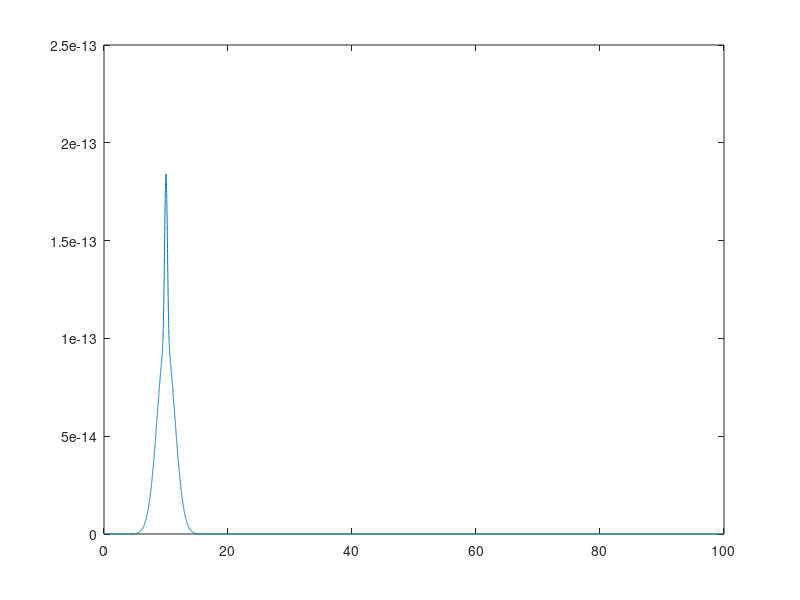

Source code (MATLAB): (Note: this script raises an error after producing the figure.)
clear
close all
config = jsondecode(fileread("config.json"));

sample_freq = config.samplerate_hz;
max_freq = sample_freq/2;
total_samples = config.duration_sec*sample_freq;

N = total_samples*100;
% N = total_samples

f = linspace(0,max_freq,N);

p = (12000*normpdf(f, 10, .2) + 25000*normpdf(f, 10,1)); % power in fT^2/Hz
p = sqrt(1e-15*1e-15*p); %Power in T/Hz^1/2
figure
plot(f, p)
xlim([0,100])

hfir = fir2(N, f/max_freq, sqrt(p));

white_noise = randn(N, 1);

alpha_wave = filter(hfir, 1, white_noise);
%Taking end of generated noise to compensate for FIR filter delay
alpha_wave = alpha_wave(end-total_samples:end);

% [noise_power, noise_freq] = pwelch(noise,[],[],[], sample_freq);
% 
% noise_power = noise_power*max_freq;
% figure
% 
% plot(noise_freq, noise_power)
% xlim([0,100])
% title("generated noise psd")
% 
% [noise_power, noise_freq] = pwelch(white_noise,[],[],[], sample_freq);
% 
% noise_power = noise_power*max_freq;
% figure
% 
% plot(noise_freq, noise_power)
% xlim([0,100])
% title("white noise psd")

writematrix(alpha_wave, "alphawave.csv")
       



